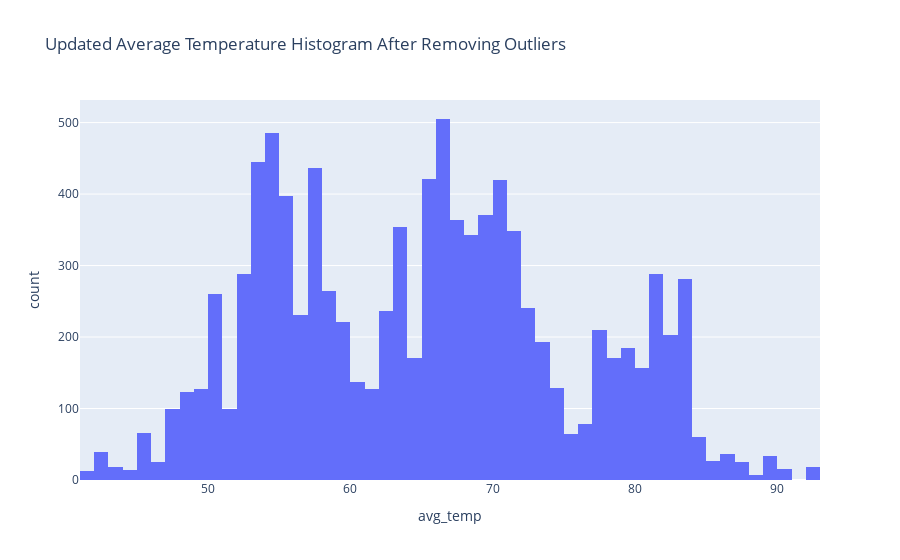

Source (notebook cell):
### Code cell
# Updated histogram of avg_temp after removing outlier
fig = px.histogram(birds, x='avg_temp', title='Updated Average Temperature Histogram After Removing Outliers')
fig.show()

### Figure 1 — Plotly figure (JSON) as saved in the notebook; plotly's stock layout.template omitted (floating-point values rounded to 4 significant figures; data arrays with more than 128 entries replaced by an {"elided": "..."} marker saying what was removed)
{"data": [{"alignmentgroup": "True", "bingroup": "x", "hovertemplate": "avg_temp=%{x}<br>count=%{y}<extra></extra>", "legendgroup": "", "marker": {"color": "#636efa", "pattern": {"shape": ""}}, "name": "", "offsetgroup": "", "orientation": "v", "showlegend": false, "type": "histogram", "x": {"elided": "9871 float values"}, "xaxis": "x", "yaxis": "y"}], "layout": {"barmode": "relative", "legend": {"tracegroupgap": 0}, "title": {"text": "Updated Average Temperature Histogram After Removing Outliers"}, "xaxis": {"anchor": "y", "domain": [0, 1], "title": {"text": "avg_temp"}}, "yaxis": {"anchor": "x", "domain": [0, 1], "title": {"text": "count"}}}}
